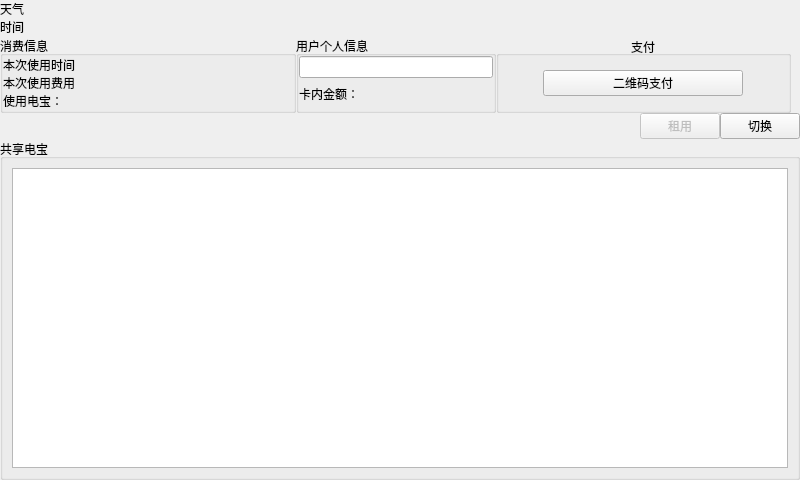
<?xml version="1.0" encoding="UTF-8"?>
<ui version="4.0">
 <class>Widget</class>
 <widget class="QWidget" name="Widget">
  <property name="geometry">
   <rect>
    <x>0</x>
    <y>0</y>
    <width>800</width>
    <height>480</height>
   </rect>
  </property>
  <property name="sizePolicy">
   <sizepolicy hsizetype="Fixed" vsizetype="Fixed">
    <horstretch>0</horstretch>
    <verstretch>0</verstretch>
   </sizepolicy>
  </property>
  <property name="minimumSize">
   <size>
    <width>800</width>
    <height>480</height>
   </size>
  </property>
  <property name="maximumSize">
   <size>
    <width>800</width>
    <height>480</height>
   </size>
  </property>
  <property name="windowTitle">
   <string>Widget</string>
  </property>
  <layout class="QVBoxLayout" name="verticalLayout_5">
   <property name="spacing">
    <number>0</number>
   </property>
   <property name="leftMargin">
    <number>0</number>
   </property>
   <property name="topMargin">
    <number>0</number>
   </property>
   <property name="rightMargin">
    <number>0</number>
   </property>
   <property name="bottomMargin">
    <number>0</number>
   </property>
   <item>
    <widget class="QWidget" name="widget" native="true">
     <layout class="QVBoxLayout" name="verticalLayout">
      <property name="spacing">
       <number>0</number>
      </property>
      <property name="leftMargin">
       <number>0</number>
      </property>
      <property name="topMargin">
       <number>0</number>
      </property>
      <property name="bottomMargin">
       <number>0</number>
      </property>
      <item>
       <widget class="QLabel" name="weather">
        <property name="text">
         <string>天气</string>
        </property>
       </widget>
      </item>
      <item>
       <widget class="QLabel" name="datetime">
        <property name="text">
         <string>时间</string>
        </property>
       </widget>
      </item>
     </layout>
    </widget>
   </item>
   <item>
    <widget class="QWidget" name="widget_2" native="true">
     <layout class="QHBoxLayout" name="horizontalLayout">
      <property name="spacing">
       <number>0</number>
      </property>
      <property name="leftMargin">
       <number>0</number>
      </property>
      <property name="topMargin">
       <number>0</number>
      </property>
      <property name="bottomMargin">
       <number>0</number>
      </property>
      <item>
       <widget class="QGroupBox" name="groupBox">
        <property name="title">
         <string>消费信息</string>
        </property>
        <layout class="QVBoxLayout" name="verticalLayout_2">
         <property name="spacing">
          <number>0</number>
         </property>
         <property name="leftMargin">
          <number>0</number>
         </property>
         <property name="topMargin">
          <number>0</number>
         </property>
         <property name="rightMargin">
          <number>0</number>
         </property>
         <property name="bottomMargin">
          <number>0</number>
         </property>
         <item>
          <widget class="QLabel" name="usefultime">
           <property name="text">
            <string>本次使用时间</string>
           </property>
          </widget>
         </item>
         <item>
          <widget class="QLabel" name="usefulbal">
           <property name="text">
            <string>本次使用费用</string>
           </property>
          </widget>
         </item>
         <item>
          <widget class="QLabel" name="inuse">
           <property name="text">
            <string>使用电宝：</string>
           </property>
          </widget>
         </item>
        </layout>
       </widget>
      </item>
      <item>
       <widget class="QGroupBox" name="groupBox_2">
        <property name="minimumSize">
         <size>
          <width>200</width>
          <height>0</height>
         </size>
        </property>
        <property name="maximumSize">
         <size>
          <width>200</width>
          <height>16777215</height>
         </size>
        </property>
        <property name="title">
         <string>用户个人信息</string>
        </property>
        <layout class="QVBoxLayout" name="verticalLayout_3">
         <property name="spacing">
          <number>0</number>
         </property>
         <property name="leftMargin">
          <number>0</number>
         </property>
         <property name="topMargin">
          <number>0</number>
         </property>
         <property name="rightMargin">
          <number>0</number>
         </property>
         <property name="bottomMargin">
          <number>0</number>
         </property>
         <item>
          <widget class="QLineEdit" name="caridline">
           <property name="readOnly">
            <bool>true</bool>
           </property>
          </widget>
         </item>
         <item>
          <widget class="QLabel" name="bal">
           <property name="text">
            <string>卡内金额：</string>
           </property>
          </widget>
         </item>
        </layout>
       </widget>
      </item>
      <item>
       <widget class="QGroupBox" name="groupBox_3">
        <property name="layoutDirection">
         <enum>Qt::LeftToRight</enum>
        </property>
        <property name="title">
         <string>支付</string>
        </property>
        <property name="alignment">
         <set>Qt::AlignCenter</set>
        </property>
        <layout class="QHBoxLayout" name="horizontalLayout_2">
         <property name="spacing">
          <number>0</number>
         </property>
         <property name="leftMargin">
          <number>0</number>
         </property>
         <property name="topMargin">
          <number>0</number>
         </property>
         <property name="rightMargin">
          <number>0</number>
         </property>
         <property name="bottomMargin">
          <number>0</number>
         </property>
         <item>
          <widget class="QPushButton" name="pushButton">
           <property name="minimumSize">
            <size>
             <width>200</width>
             <height>0</height>
            </size>
           </property>
           <property name="maximumSize">
            <size>
             <width>200</width>
             <height>16777215</height>
            </size>
           </property>
           <property name="layoutDirection">
            <enum>Qt::LeftToRight</enum>
           </property>
           <property name="text">
            <string>二维码支付</string>
           </property>
          </widget>
         </item>
        </layout>
       </widget>
      </item>
     </layout>
    </widget>
   </item>
   <item>
    <widget class="QWidget" name="widget_3" native="true">
     <layout class="QHBoxLayout" name="horizontalLayout_5">
      <property name="spacing">
       <number>0</number>
      </property>
      <property name="leftMargin">
       <number>0</number>
      </property>
      <property name="topMargin">
       <number>0</number>
      </property>
      <property name="rightMargin">
       <number>0</number>
      </property>
      <property name="bottomMargin">
       <number>0</number>
      </property>
      <item>
       <widget class="QLabel" name="enalbe">
        <property name="text">
         <string/>
        </property>
       </widget>
      </item>
      <item>
       <spacer name="horizontalSpacer">
        <property name="orientation">
         <enum>Qt::Horizontal</enum>
        </property>
        <property name="sizeHint" stdset="0">
         <size>
          <width>40</width>
          <height>20</height>
         </size>
        </property>
       </spacer>
      </item>
      <item>
       <widget class="QLabel" name="renttip">
        <property name="text">
         <string/>
        </property>
       </widget>
      </item>
      <item>
       <widget class="QPushButton" name="rent">
        <property name="enabled">
         <bool>false</bool>
        </property>
        <property name="text">
         <string>租用</string>
        </property>
       </widget>
      </item>
      <item>
       <widget class="QPushButton" name="pushButton_3">
        <property name="text">
         <string>切换</string>
        </property>
       </widget>
      </item>
     </layout>
    </widget>
   </item>
   <item>
    <widget class="QGroupBox" name="groupBox_4">
     <property name="title">
      <string>共享电宝</string>
     </property>
     <layout class="QVBoxLayout" name="verticalLayout_7">
      <property name="spacing">
       <number>0</number>
      </property>
      <property name="leftMargin">
       <number>0</number>
      </property>
      <property name="topMargin">
       <number>0</number>
      </property>
      <property name="rightMargin">
       <number>0</number>
      </property>
      <property name="bottomMargin">
       <number>0</number>
      </property>
      <item>
       <widget class="QStackedWidget" name="stackedWidget">
        <property name="currentIndex">
         <number>1</number>
        </property>
        <widget class="QWidget" name="page">
         <layout class="QVBoxLayout" name="verticalLayout_6">
          <item>
           <widget class="QTableWidget" name="tableWidget_2"/>
          </item>
         </layout>
        </widget>
        <widget class="QWidget" name="page_2">
         <layout class="QVBoxLayout" name="verticalLayout_8">
          <item>
           <widget class="QTableWidget" name="tableWidget"/>
          </item>
         </layout>
        </widget>
       </widget>
      </item>
     </layout>
    </widget>
   </item>
  </layout>
 </widget>
 <resources/>
 <connections/>
</ui>
